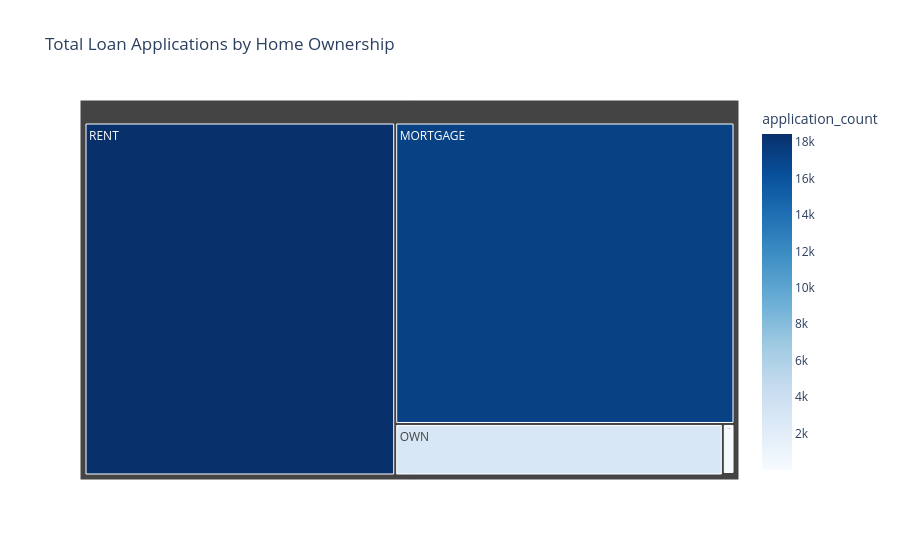

Notebook cell for this chart:
### Markdown cell above
### Home ownership by Total Loan Applications

### Code cell
home_applications=df.groupby('home_ownership')['total_payment'].count().reset_index()
home_applications = home_applications.rename(columns={'total_payment': 'application_count'})

fig =px.treemap(
    home_applications,
    path=['home_ownership'],
    values='application_count',
    color='application_count',
    color_continuous_scale='Blues',
    title='Total Loan Applications by Home Ownership'
)
fig.show()

### Figure 1 — Plotly figure (JSON) as saved in the notebook; plotly's stock layout.template omitted (floating-point values rounded to 4 significant figures)
{"data": [{"branchvalues": "total", "customdata": [[17200.0], [3.0], [98.0], [2838.0], [18440.0]], "domain": {"x": [0, 1], "y": [0, 1]}, "hovertemplate": "labels=%{label}<br>application_count_sum=%{value}<br>parent=%{parent}<br>id=%{id}<br>application_count=%{color}<extra></extra>", "ids": ["MORTGAGE", "NONE", "OTHER", "OWN", "RENT"], "labels": ["MORTGAGE", "NONE", "OTHER", "OWN", "RENT"], "marker": {"coloraxis": "coloraxis", "colors": [17200.0, 3.0, 98.0, 2838.0, 18440.0]}, "name": "", "parents": ["", "", "", "", ""], "type": "treemap", "values": [17200.0, 3.0, 98.0, 2838.0, 18440.0]}], "layout": {"coloraxis": {"colorbar": {"title": {"text": "application_count"}}, "colorscale": [[0, "rgb(247,251,255)"], [0.125, "rgb(222,235,247)"], [0.25, "rgb(198,219,239)"], [0.375, "rgb(158,202,225)"], [0.5, "rgb(107,174,214)"], [0.625, "rgb(66,146,198)"], [0.75, "rgb(33,113,181)"], [0.875, "rgb(8,81,156)"], [1, "rgb(8,48,107)"]]}, "legend": {"tracegroupgap": 0}, "title": {"text": "Total Loan Applications by Home Ownership"}}}
